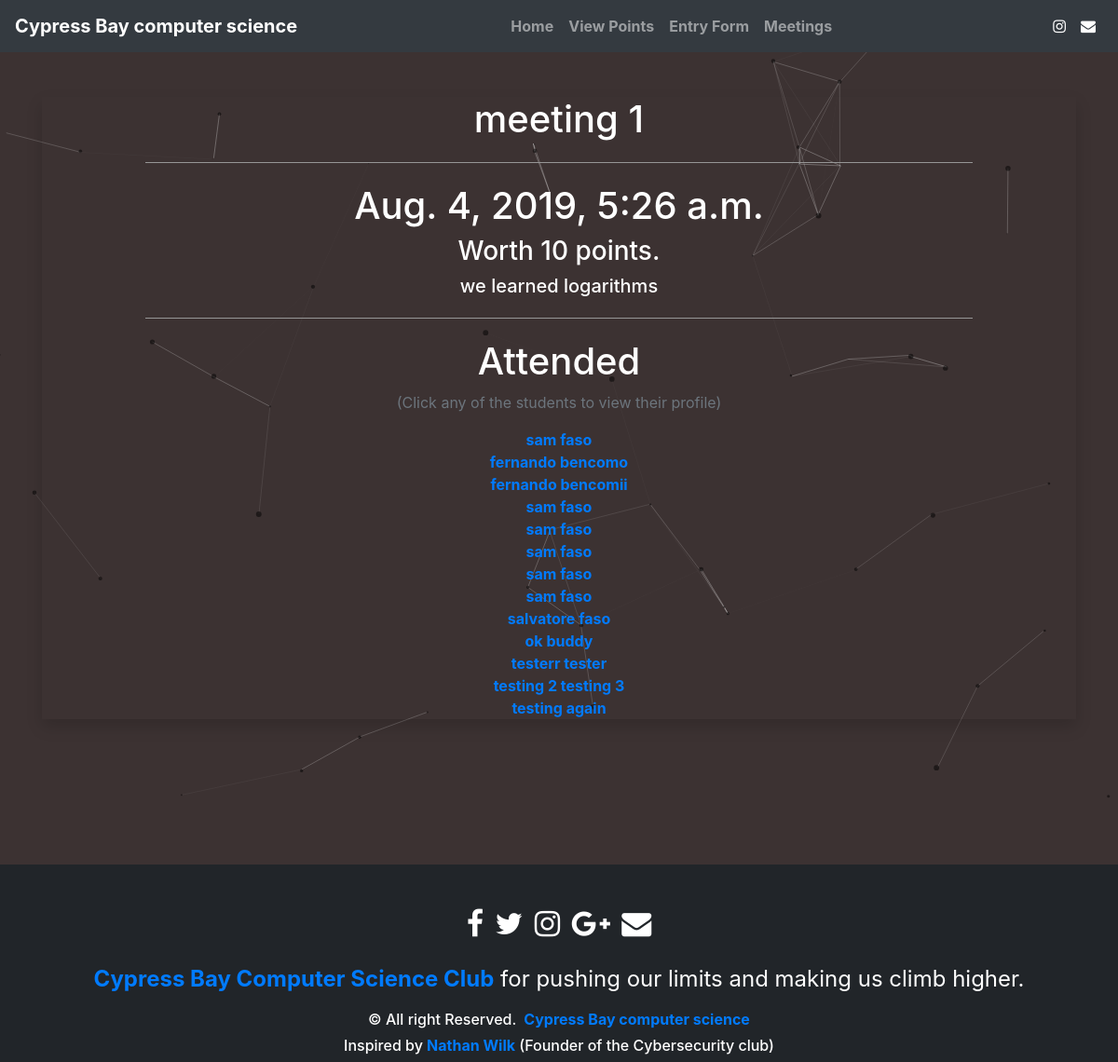
/meetings/1, run on the app's committed database.
### points/models.py (models this page shows, shortened)
class MeetingKey(models.Model):
    meetingKey = models.CharField(max_length=64, default=hashKey)
    name = models.TextField()
    date = models.DateTimeField(auto_now_add=True)
    points = models.IntegerField(default=0)
    desc = models.TextField()
    qr_code = models.ImageField(upload_to='meetingKey/', blank=True)

class MeetingEntry(models.Model):
    student = models.ForeignKey(Student, on_delete=models.CASCADE, null=True)
    meeting = models.ForeignKey(MeetingKey, on_delete=models.CASCADE, null=True)

class Student(models.Model):
    id = models.AutoField(primary_key=True)
    studentNo = models.TextField()
    firstName = models.TextField()
    lastName = models.TextField()
    points = models.IntegerField(default=0)
    def __str__(self):
        return self.firstName + " " +self.lastName

### comp/views.py (the view)
# urls.py: path('meetings/<int:pk>', views.meetings_detail, name="meetingList"),
def meetings_detail(request, pk):
    tMeeting = MeetingKey.objects.filter(id=pk).first()
    entrys = MeetingEntry.objects.filter(meeting=tMeeting)
    context = {
        "meeting" : tMeeting,
        "entrys" : entrys
    }
    return render(request, 'meetings_detail.html', context)

### templates/meetings_detail.html
{% extends 'layouts/default.html' %}
{% load static from staticfiles %}
{% load mathTags %}
{% block content %}
<head>
  <link rel="stylesheet" href="https://cdnjs.cloudflare.com/ajax/libs/animate.css/3.7.2/animate.min.css">
</head>
<div class="student container">
  <div class="row">
    <div class="col">
      <div class ="student-breakdown">
        <div class= "shadow text-center">
          <div class="lineage text-white">
            <h1>{{ meeting.name }}</h1>
          </div>
          <div class ="hr-large lineage text-white"></div>
          <h1 class = "lineage text-white">{{ meeting.date }}</h1>
          <h3 class = "lineage text-white">Worth {{ meeting.points }} points.</h3>
          <h5 class = "lineage spacedEnd text-white">{{ meeting.desc }}</h5>
          <div class ="hr-large lineage text-white"></div>
          <h1 class ="lineage text-white">Attended</h1>
          <p class = "lineage spacedEnd text-muted">(Click any of the students to view their profile)</p>
          {% for entry in entrys %}
          <div class="row">
              <div class="col lineage">
                <a href="{% url 'points:breakdown' id=entry.student.id %}">{{entry.student}}</a>
              </div>
          </div>
          {% endfor %}
        </div>
      </div>
    </div>
  </div>
</div>
{% endblock %}

### templates/layouts/default.html
<!DOCTYPE html>
<html lang="'en'" dir="ltr">
  {% include "includes/head.html" %}
    <div class="page-content">
      <div class="header">
        {% include "includes/header.html" %}
      </div>
      <div id='particles-js'></div>
      <div class="wrapper">
        {% block content %}
        {% endblock %}
      </div>
  </div>
    {% include "includes/footer.html" %}
</html>

### templates/includes/head.html (shortened to what this page needs)
{% load static from staticfiles %}
<head>
  <link rel="stylesheet" href="{% static 'css/bootstrap.min.css' %}">
  <link rel="stylesheet" href="{% static 'css/styles.css' %}">
  <link rel="stylesheet" href="{% static 'css/animate.min.css' %}">
  <link href="https://maxcdn.bootstrapcdn.com/font-awesome/4.7.0/css/font-awesome.min.css" rel="stylesheet" >
</head>

### templates/includes/header.html (shortened to what this page needs)
<nav class="navbar navbar-dark navbar-expand-md bg-dark justify-content-center">
    <a href="/" class="navbar-brand mr-0">Cypress Bay computer science</a>
    <div class="navbar-collapse collapse justify-content-between align-items-center w-100" id="collapsingNavbar2">
        <ul class="navbar-nav mx-auto text-center">
            <div id="homePage">
              <li class="nav-item">
                  <a class="nav-link" href="/">Home</a>
              </li>
            </div>
            <div id="pointsPage">
              <li class="nav-item">
                  <a class="nav-link" href="/points/">View Points</a>
              </li>
            </div>
            <div id="entryPage">
              <li class="nav-item">
                  <a class="nav-link" href="/points/entry">Entry Form</a>
              </li>
            </div>
            <div id="meetingsPage">
              <li class="nav-item">
                  <a class="nav-link" href="/meetings/">Meetings</a>
              </li>
            </div>
        </ul>
        <ul class="nav navbar-nav flex-row justify-content-center flex-nowrap">
            <li class="nav-item"><a class="nav-link" href="https://www.instagram.com/cypressbaycomp"><i class="fa fa-instagram"></i></a> </li>
            <li class="nav-item"><a class="nav-link" href="mailto:salvadoraleguas@gmail.com"><i class="fa fa-envelope"></i></a> </li>
        </ul>
    </div>
</nav>

### templates/includes/footer.html (shortened to what this page needs)
{% load static from staticfiles %}
<section>
  	<footer class="text-center footer">
      <div class="container noBot">
  			<div class="row">
  				<div class="col-xs-12 col-sm-12 col-md-12 mt-2 mt-sm-5">
  					<ul class="list-unstyled list-inline social">
  						<li class="list-inline-item"><a href="https://www.instagram.com/cypressbaycomp/"><i class="fa fa-facebook fa-2x"></i></a></li>
  						<li class="list-inline-item"><a href="https://www.instagram.com/cypressbaycomp/"><i class="fa fa-twitter fa-2x"></i></a></li>
  						<li class="list-inline-item"><a href="https://www.instagram.com/cypressbaycomp/"><i class="fa fa-instagram fa-2x"></i></a></li>
  						<li class="list-inline-item"><a href="https://www.instagram.com/cypressbaycomp/"><i class="fa fa-google-plus fa-2x"></i></a></li>
  						<li class="list-inline-item"><a href="mailto:salvadoraleguas@gmail.com" target="_blank"><i class="fa fa-envelope fa-2x"></i></a></li>
  					</ul>
  				</div>
  			</div>
  			<div class="row">
  				<div class="col-xs-12 col-sm-12 col-md-12 mt-2 mt-sm-2 text-white footer-text">
  					<p><a href="#">Cypress Bay Computer Science Club</a> for pushing our limits and making us climb higher.</p>
  					<p class="h6">&copy All right Reserved.<a class="text-green ml-2" href="https://www.sunlimetech.com" target="_blank">Cypress Bay computer science</a></p>
            <p class="h6">Inspired by <a href='https://github.com/Nate8888'>Nathan Wilk</a> (Founder of the Cybersecurity club)</p>
  				</div>
  			</div>
      </div>
  	</footer>
</section>

### assets/css/styles.css (style rules this page uses)
html, body { width: 100%; height: 100%; margin: 0; padding: 0; overflow: visible; }
.hr-large { width: 80%; height: 1px; margin: 2% auto; border-bottom: 1px solid #969696; }
.spacedEnd { margin: : 1em 1em; }
.student { padding-bottom: 10em; }
.container { margin: 4% auto; }
.shadow { -moz-box-shadow: inset 0 0 5px #000000; -webkit-box-shadow: inset 0 0 5px #000000; box-shadow: inset 0 0 5px #000000; }
.noBot { margin-bottom: 0; margin-top: 8%; }
.page-content { min-height: 100%; margin-bottom: -100px; }
.page-content:after { content: ""; display: block; }
.navbar { -webkit-transition: all 0.4s ease; transition: all 0.4s ease; width: 100%; z-index: 2; }
footer { width: 100%; background-color: #212529; position: sticky; }
a { font-weight: bold; }
.footer-text { font-size: 1.5em; color: #FFF; }
.fa { color: #FFF; }
#particles-js { background-color: #3c3232; top:0; right:0; bottom:0; left:0; z-index:0; position: fixed; }
.wrapper { z-index:2; position: relative; }

### data on the page
MeetingKey: name "meeting 1", date "Aug. 4, 2019, 5:26 a.m.", points "10", desc "we learned logarithms"
MeetingEntry: student "sam faso"
MeetingEntry: student "fernando bencomo"
MeetingEntry: student "fernando bencomii"
MeetingEntry: student "sam faso"
MeetingEntry: student "sam faso"
MeetingEntry: student "sam faso"
MeetingEntry: student "sam faso"
MeetingEntry: student "sam faso"
MeetingEntry: student "salvatore faso"
MeetingEntry: student "ok buddy"
MeetingEntry: student "testerr tester"
MeetingEntry: student "testing 2 testing 3"
MeetingEntry: student "testing again"
